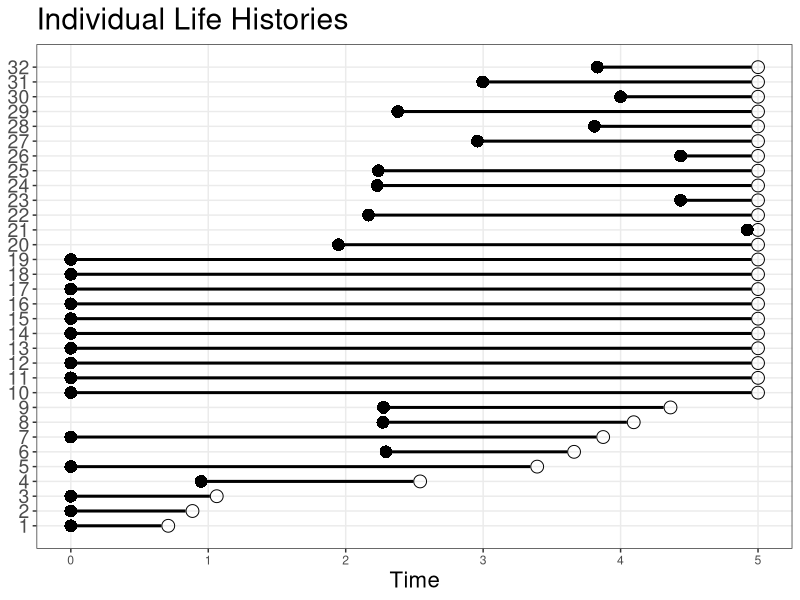

Source code (R): (Note: this script raises an error after producing the figure.)
# --------------------------------------------------------------------------------
# load libraries and setup
# --------------------------------------------------------------------------------

rm(list=ls());gc()
dev.off()
library(ggplot2)


TWICE <- 5
nborn <- 15
lambda <- nborn/TWICE
g <- 1/10


S0 <- 15

S0_mosy <- data.frame(
  enter = rep(0,S0),
  leave = pmin(rexp(n = S0,rate = g),TWICE)
)

emerge <- rpois(n = 1,lambda = lambda*TWICE)
emerge_t <- runif(n = emerge,min = 0,max = TWICE)

emerge_mosy <- data.frame(
  enter = emerge_t,
  leave = pmin(emerge_t + rexp(n = emerge,rate = g),TWICE)
)

# individual histories
indiv_traces <- rbind(S0_mosy,emerge_mosy)
indiv_traces <- indiv_traces[order(indiv_traces$leave),]
indiv_traces$id <- as.integer(1:nrow(indiv_traces))

# aggregated ensemble
ensemble_trace <- data.frame(
  time = 0,count = sum(indiv_traces$enter < 2e-16),event = "begin"
)

trace_temp <- data.frame(
  time = c(indiv_traces$enter,indiv_traces$leave),
  delta = c(rep(1,times=length(indiv_traces$enter)),rep(-1,times=length(indiv_traces$enter))),
  event = c(paste0(indiv_traces$id," emerges"),paste0(indiv_traces$id," dies"))
)
trace_temp <- trace_temp[-which(trace_temp$time==0.0),]
trace_temp <- trace_temp[-which(trace_temp$time==5.0),]
trace_temp <- trace_temp[order(trace_temp$time),]

while(nrow(trace_temp) > 0){
  ensemble_trace <- rbind(
    ensemble_trace,
    data.frame(time = trace_temp[1,'time'], count = ensemble_trace[nrow(ensemble_trace),"count"] + trace_temp[1,"delta"], event = trace_temp[1,"event"])
  )
  trace_temp <- trace_temp[-1,]
}

ensemble_trace <- rbind(
  ensemble_trace, 
  data.frame(time = TWICE,count = ensemble_trace[nrow(ensemble_trace),"count"], event = "end")
)

# structure for Plotting
ensemble_trace_df <- data.frame(x0=-1,y0=-1,x1=-1,y1=-1,id=-1)
ensemble_trace_vert_df <- data.frame(x0=-1,y0=-1,x1=-1,y1=-1,id=-1)
for(i in 1:(nrow(ensemble_trace)-1)){
  
  ensemble_trace_df <- rbind(
    ensemble_trace_df,
    data.frame(
      x0 = ensemble_trace[i,"time"],
      x1 = ensemble_trace[i+1,"time"],
      y0 = ensemble_trace[i,"count"],
      y1 = ensemble_trace[i,"count"],
      id = i
    )
  )
  
  if(i < (nrow(ensemble_trace)-1)){
    ensemble_trace_vert_df <- rbind(
      ensemble_trace_vert_df,
      data.frame(
        x0 = ensemble_trace[i+1,"time"],
        x1 = ensemble_trace[i+1,"time"],
        y0 = ensemble_trace[i,"count"],
        y1 = ensemble_trace[i+1,"count"],
        id = i
      )
    )  
  }
  
}
ensemble_trace_df <- ensemble_trace_df[-1,]
ensemble_trace_vert_df <- ensemble_trace_vert_df[-1,]

# calculate survival from population: KM estimator
pop_trace <- ensemble_trace
t0 = 1.0
# t = t0
km_calc <- function(t0,pop_trace){

  surv <- matrix(0,nrow = 0,ncol = 2,dimnames = list(NULL,c("t","S(t)")))
  surv <- rbind(surv,c(t0,1))
  i <- 1

  devents <- grep(pattern = "dies",x = pop_trace$event)
  devents <- devents[t0 < pop_trace[devents,"time"]]

  while(length(devents) > 0){
    Y <- pop_trace[devents[1]-1,"count"]
    dY <- Y - pop_trace[devents[1],"count"]
    t <- pop_trace[devents[1],"time"]
    inc <- 1 - (dY/Y)
    St <- surv[i,2] * inc

    surv <- rbind(surv,c(t,St))

    i <- i + 1
    devents <- devents[-1]
  }
  
  return(surv)
}



km_calc_avgN <- function(t0,pop_trace){
  
  surv <- matrix(0,nrow = 0,ncol = 2,dimnames = list(NULL,c("t","S(t)")))
  surv <- rbind(surv,c(t0,1))
  i <- 1
  
  devents <- grep(pattern = "dies",x = pop_trace$event)
  devents <- devents[t0 < pop_trace[devents,"time"]]
  
  while(length(devents) > 0){
    prev_trace <- pop_trace[1:(devents[1])-1,]
    if(grepl(x = tail(prev_trace,1)[["event"]],pattern = "dies")){
      Y <- prev_trace[devents[1]-1,"count"]
    } else {
      last_death <- which(grepl(x = prev_trace[,"event"],pattern = "dies"))
      if(length(last_death) > 0){
        tstart <- tail(last_death,1)
        period <- rbind(prev_trace[(tstart+1):nrow(prev_trace),],pop_trace[devents[1],])
        Y <- weighted.mean(w = diff(period[,"time"]),x = period[-nrow(period),"count"])
      } else {
        tstart <- 1 
        period <- rbind(prev_trace[(tstart+1):nrow(prev_trace),],pop_trace[devents[1],])
        Y <- weighted.mean(w = diff(period[,"time"]),x = period[-nrow(period),"count"])
      }
    }
    dY <- prev_trace[devents[1]-1,"count"] - pop_trace[devents[1],"count"]
    t <- pop_trace[devents[1],"time"]
    inc <- 1 - (dY/Y)
    St <- surv[i,2] * inc
    
    surv <- rbind(surv,c(t,St))
    
    i <- i + 1
    devents <- devents[-1]
  }
  
  return(surv)
}


# plots
plot_indiv <- ggplot(data = indiv_traces) +
  geom_segment(data = indiv_traces,aes(y=id,x=enter,yend=id,xend=leave-0.05),size=1.025) +
  geom_point(aes(x=enter,y=id),shape=16,size=4)+
  geom_point(aes(x=leave,y=id),shape=1,size=4)+
  scale_y_continuous(breaks=indiv_traces$id,labels=as.character(indiv_traces$id)) +
  labs(x = "Time",title = "Individual Life Histories") +
  theme_bw() +
  theme(
    panel.grid.minor = element_blank(),axis.text.y = element_text(size=14),axis.title.y = element_blank(),
    axis.title.x = element_text(size=16),title = element_text(size=18)
  )

ggsave(filename = here::here("figs/indiv_hist.tiff"),plot = plot_indiv,device = "tiff",height = 6,width = 8,compression = "lzw")

plot_ensemble <- ggplot(data = ensemble_trace_df) + 
  geom_segment(aes(y=y0,x=x0,yend=y1,xend=x1,group=id),size=1.025) +
  geom_segment(data=ensemble_trace_vert_df,aes(x=x0,xend=x1,y=y0,yend=y1,group=id),linetype=2,alpha=0.5) +
  geom_point(aes(x=x0,y=y0),shape=16,size=4) +
  geom_point(aes(x=x1,y=y1),shape=1,size=4) +
  geom_text(data=ensemble_trace[!ensemble_trace$event %in% c("begin","end"),], aes(x=time,y=count-0.05,label=event),vjust = 1,hjust = 1,size=2) +
  labs(x = "Time",title = "Ensemble Trajectory") +
  theme_bw() +
  theme(
    panel.grid.minor = element_blank(),axis.text.y = element_text(size=14),axis.title.y = element_blank(),
    axis.title.x = element_text(size=16),title = element_text(size=18)
  )

ggsave(filename = here::here("figs/ensemble_hist.tiff"),plot = plot_ensemble,device = "tiff",height = 6,width = 8,compression = "lzw")
